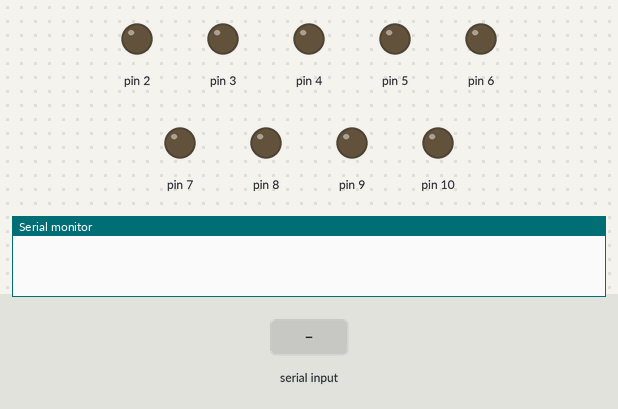
Simulated run of this sketch. Board: Arduino Uno, built with avr-gcc and run on an emulated ATmega328P. On the bench: output pins drawn as LEDs (lit = HIGH), the last lines printed to the serial monitor. The inputs (shaded band) are chosen by the test bench.

Above: at 1.2 s.
1.3 s: "30,150\n" received over Serial
At 2.2 s:
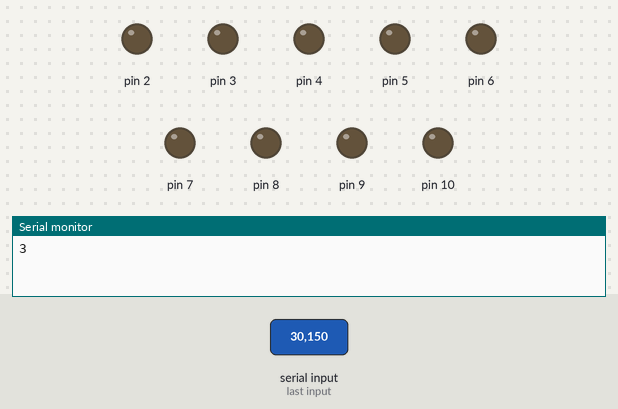
2.8 s: "5\n" received over Serial
At 3.2 s:
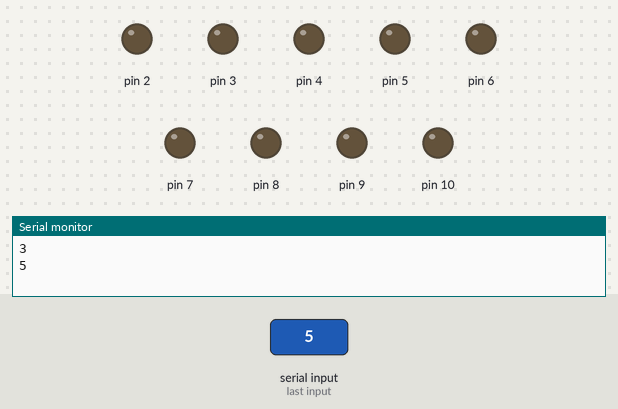
4.3 s: "200\n" received over Serial
At 5.6 s:
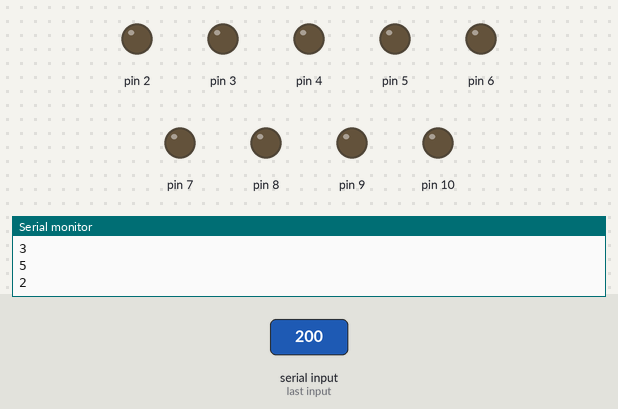
Timing chart, 0 to 7.3 s (numbered marks = the images above; inputs shaded):
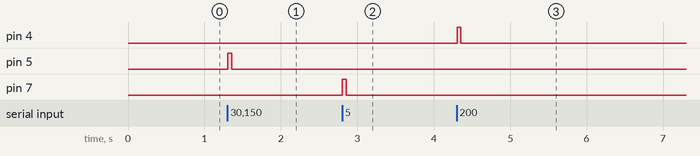

The sketch:

eightPinLED.ino
```cpp
int readLED = 0;
String LED = "";         // a string to hold incoming data
boolean stringComplete = false;  // whether the string is complete

void setup()
{
  // initialize serial:
  Serial.begin(9600);
  // reserve 200 bytes for the inputString:
  LED.reserve(200);

  for (int i = 2; i <= 10; i++)
  {
    pinMode(i, OUTPUT);
  }
}

void loop() {
  // print the string when a newline arrives:
  if (stringComplete)
  {
    int readLED = LED[0] - '0';
    Serial.println(readLED);
    digitalWrite(readLED+2, HIGH);
    delay(50);
    digitalWrite(readLED+2, LOW);
    // clear the string:
    delay(5);
    LED = "";
    stringComplete = false;
  }
}

/*
  SerialEvent occurs whenever a new data comes in the
 hardware serial RX.  This routine is run between each
 time loop() runs, so using delay inside loop can delay
 response.  Multiple bytes of data may be available.
 */
void serialEvent() {
  while (Serial.available()) {
    // get the new byte:
    char inChar = (char)Serial.read();
    // add it to the inputString:
    LED += inChar;
    // if the incoming character is a newline, set a flag
    // so the main loop can do something about it:
    if (inChar == '\n') {
      stringComplete = true;
    }
  }
}
```

Measured:
- after the input at 1.3 s, pin 5: LOW → HIGH at once, → LOW 0.05 s later
- after the input at 2.8 s, pin 7: LOW → HIGH at once, → LOW 0.05 s later
- after the input at 4.3 s, pin 4: LOW → HIGH at once, → LOW 0.05 s later
